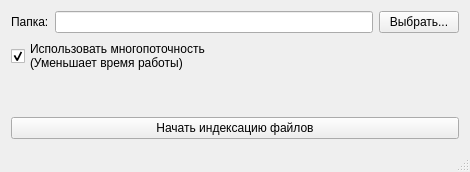
<?xml version="1.0" encoding="UTF-8"?>
<ui version="4.0">
 <class>MainWindow</class>
 <widget class="QMainWindow" name="MainWindow">
  <property name="geometry">
   <rect>
    <x>0</x>
    <y>0</y>
    <width>470</width>
    <height>172</height>
   </rect>
  </property>
  <property name="maximumSize">
   <size>
    <width>700</width>
    <height>350</height>
   </size>
  </property>
  <property name="windowTitle">
   <string>MainWindow</string>
  </property>
  <widget class="QWidget" name="centralWidget">
   <layout class="QVBoxLayout" name="verticalLayout">
    <item>
     <layout class="QHBoxLayout" name="horizontalLayout">
      <item>
       <widget class="QLabel" name="label">
        <property name="text">
         <string>Папка:</string>
        </property>
       </widget>
      </item>
      <item>
       <widget class="QLineEdit" name="lineEdit_Directory">
        <property name="minimumSize">
         <size>
          <width>300</width>
          <height>0</height>
         </size>
        </property>
       </widget>
      </item>
      <item>
       <widget class="QPushButton" name="pushButton_Browse">
        <property name="text">
         <string>Выбрать...</string>
        </property>
       </widget>
      </item>
     </layout>
    </item>
    <item>
     <widget class="QCheckBox" name="checkBox_Threads">
      <property name="enabled">
       <bool>true</bool>
      </property>
      <property name="acceptDrops">
       <bool>false</bool>
      </property>
      <property name="text">
       <string>Использовать многопоточность
(Уменьшает время работы)</string>
      </property>
      <property name="checked">
       <bool>true</bool>
      </property>
     </widget>
    </item>
    <item>
     <spacer name="verticalSpacer">
      <property name="orientation">
       <enum>Qt::Vertical</enum>
      </property>
      <property name="sizeHint" stdset="0">
       <size>
        <width>20</width>
        <height>205</height>
       </size>
      </property>
     </spacer>
    </item>
    <item>
     <widget class="QPushButton" name="pushButton_Start">
      <property name="text">
       <string>Начать индексацию файлов</string>
      </property>
     </widget>
    </item>
   </layout>
  </widget>
  <widget class="QStatusBar" name="statusBar"/>
 </widget>
 <layoutdefault spacing="6" margin="11"/>
 <resources/>
 <connections/>
</ui>
